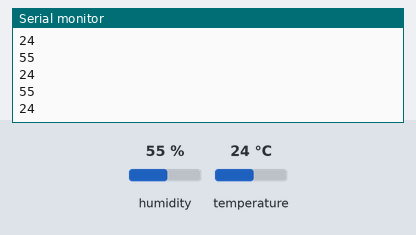
The sketch below on a simulated Arduino Uno, built with avr-gcc and run on an emulated ATmega328P. Shown: the last lines printed to the serial monitor. The test bench sets the inputs (shaded band); at power-on: humidity 55 %, temperature 24 °C.

Above: at 2.8 s.
2.9 s: humidity set to 22 %
At 3.16 s:
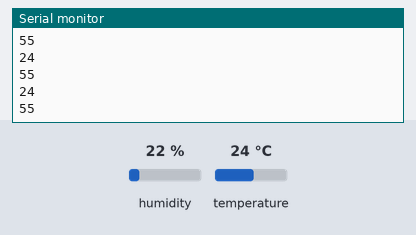
5.6 s: temperature set to 12 °C
At 6.11 s:
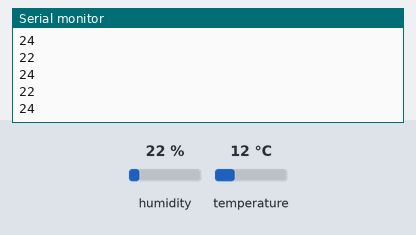
8.3 s: humidity set to 40 %
At 8.35 s:
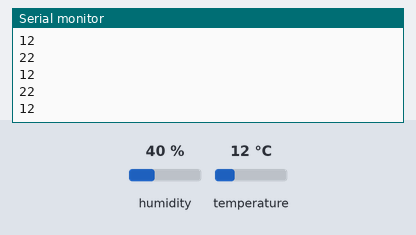
Timing chart, 0 to 11.3 s (numbered marks = the images above; inputs shaded):
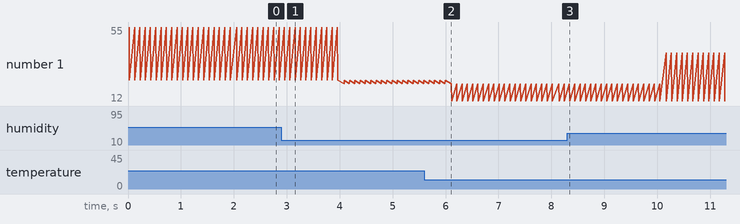

The sketch:

DHTsensor_serialfloater.ino
```cpp
#include <DHT.h>
#define DHTPIN A1
#define DHTTYPE DHT11
DHT dht(DHTPIN,DHTTYPE);


void setup() {
  // put your setup code here, to run once:
  Serial.begin(9600);


}

void loop() {
  // put your main code here, to run repeatedly:
  int h=dht.readHumidity();
  int t=dht.readTemperature();
  Serial.println(h);
  Serial.println(t);
  delay(100);

}
```

Measured:
- plotted number 1: 24 → 12 after the input at 5.6 s
